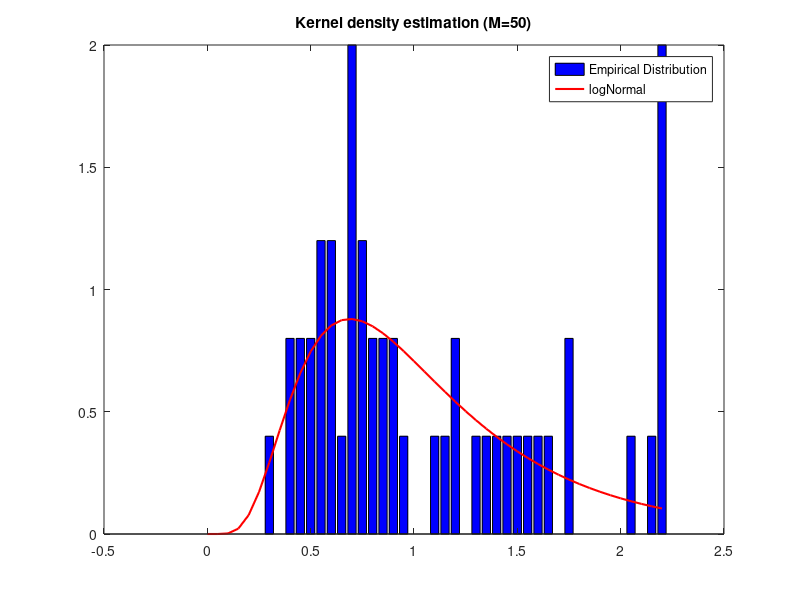
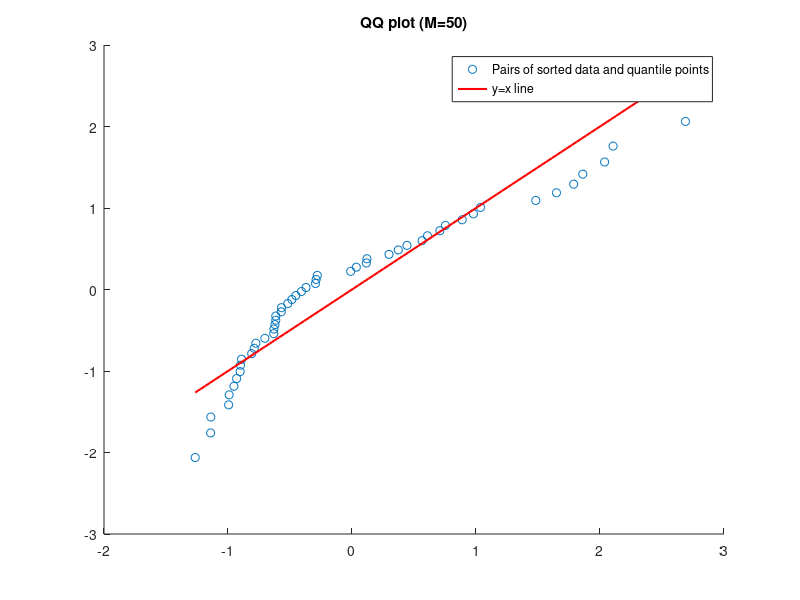
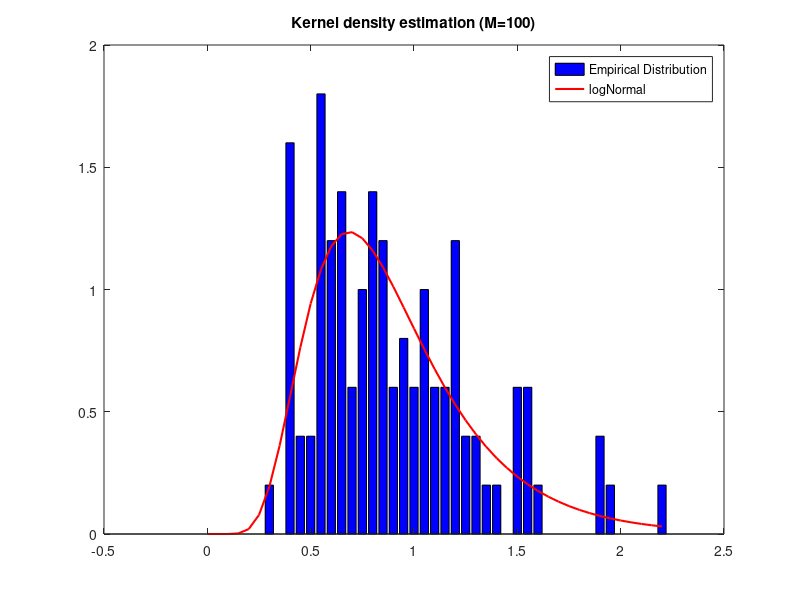
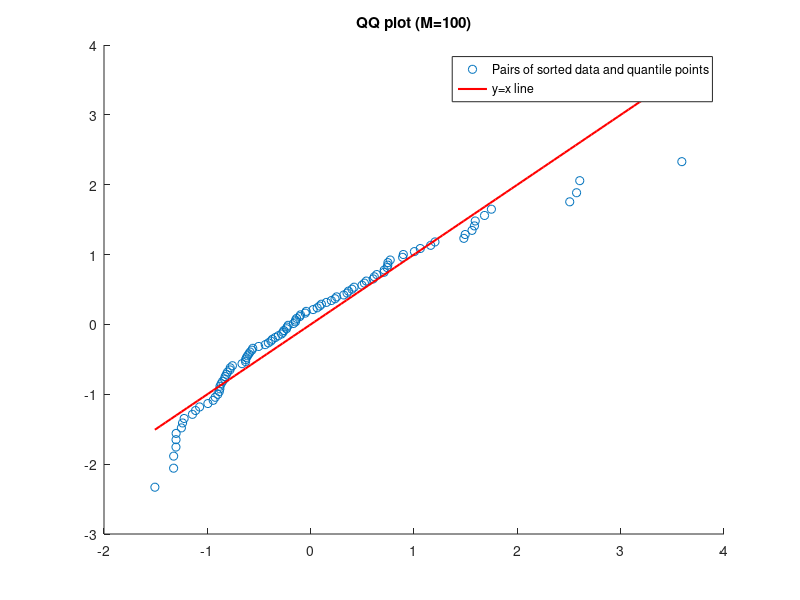

The MATLAB script that drew these images, in order:
clc
clear
clf
randn('state',100)


S0= 1;
mu=0.05;
sigma=0.5;
T=1;
dt=0.01;
L=T/dt;

MG=[50,100,1000];

for k=1:length(MG)
    
    M=MG(k);
    interval=[0:dt:T];
    for i=1:M
        S(i,1)=S0;
        for j=1:L
            Z=randn(1,L);
            S(i,j+1)=S(i,j)*exp((mu-0.5*sigma^2)*dt+sigma*sqrt(dt)*Z(j));
        end
        SF(i)=S(i,L+1);
    end
    
   

    %% Kernel density function
    dx=0.05;
    center=[0:dx:44*dx];
    
    % Lognormal distribution
    LMSF=mean(log(SF));
    LSSF=sqrt(var(log(SF))); 
    
    %Plot
    N=hist(SF,center);
    figure(2*k-1)
    bar(center, N/(M * dx), 'blue')
    hold on
    plot(center, lognpdf(center,LMSF,LSSF) ,'r','LineWidth',1.5)
    legend('Empirical Distribution', 'logNormal')
    title(['Kernel density estimation (M=',num2str(M),')'])
    
    %% QQ plot

    % Normalization
    MSF=mean(SF);
    SSF=sqrt(var(SF));
    NSF=(SF-MSF)/SSF;
    SNSF = sort(NSF);
    
    % Quantile of normal distribution
    for l = 1:M
        p(l) = l/(1+M);
        Theoretical(l) = norminv(p(l), 0 , 1);
    end
    
    % plot
    figure(2*k)
    scatter(SNSF, Theoretical, 'cyan')
    hold on
    LIN=linspace(min(SNSF),max(SNSF));
    plot(LIN, LIN,'r','LineWidth',1.5)
    legend('Pairs of sorted data and quantile points', 'y=x line')
    title(['QQ plot (M=',num2str(M),')'])

end